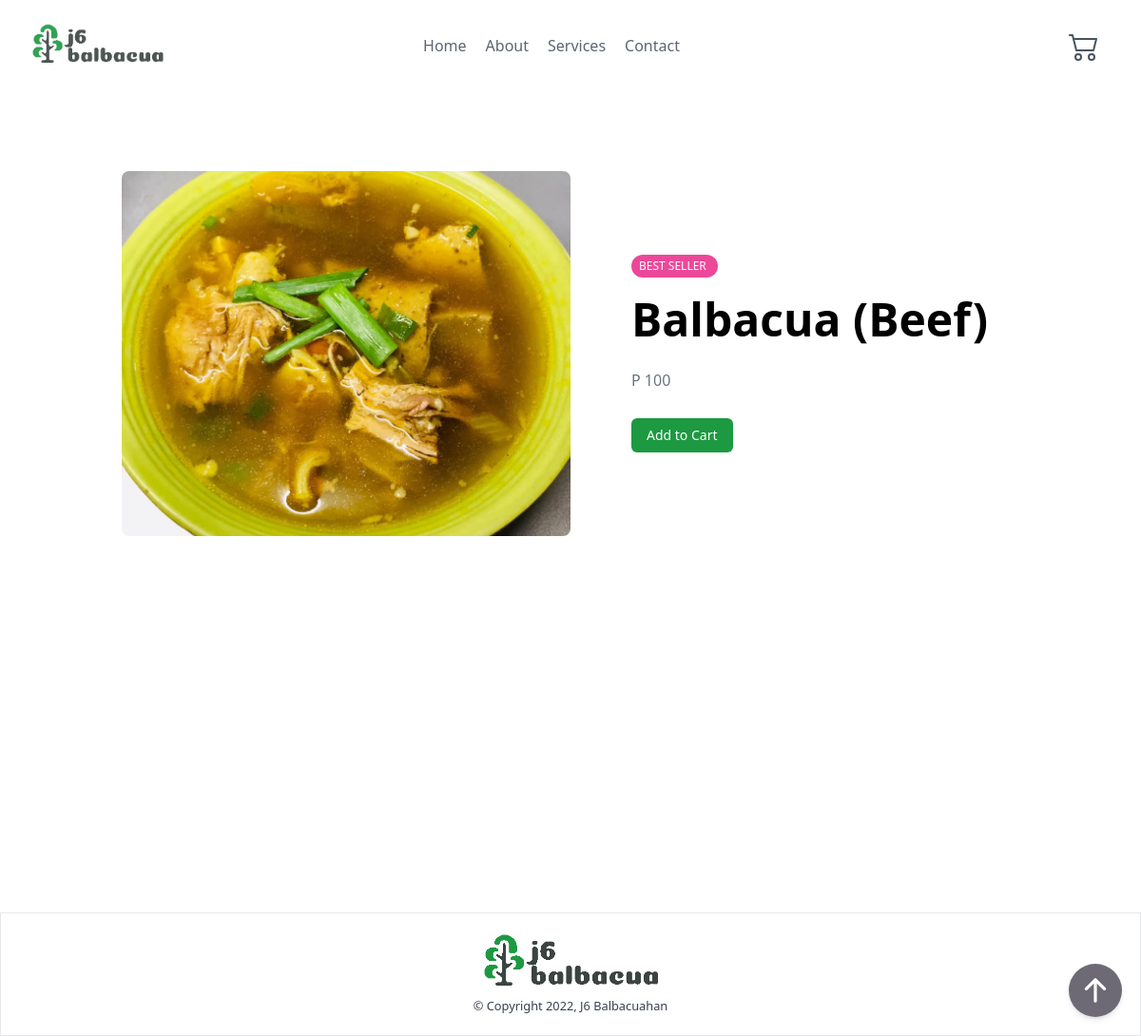
/detail/1/, run on an earlier commit of the app's database.
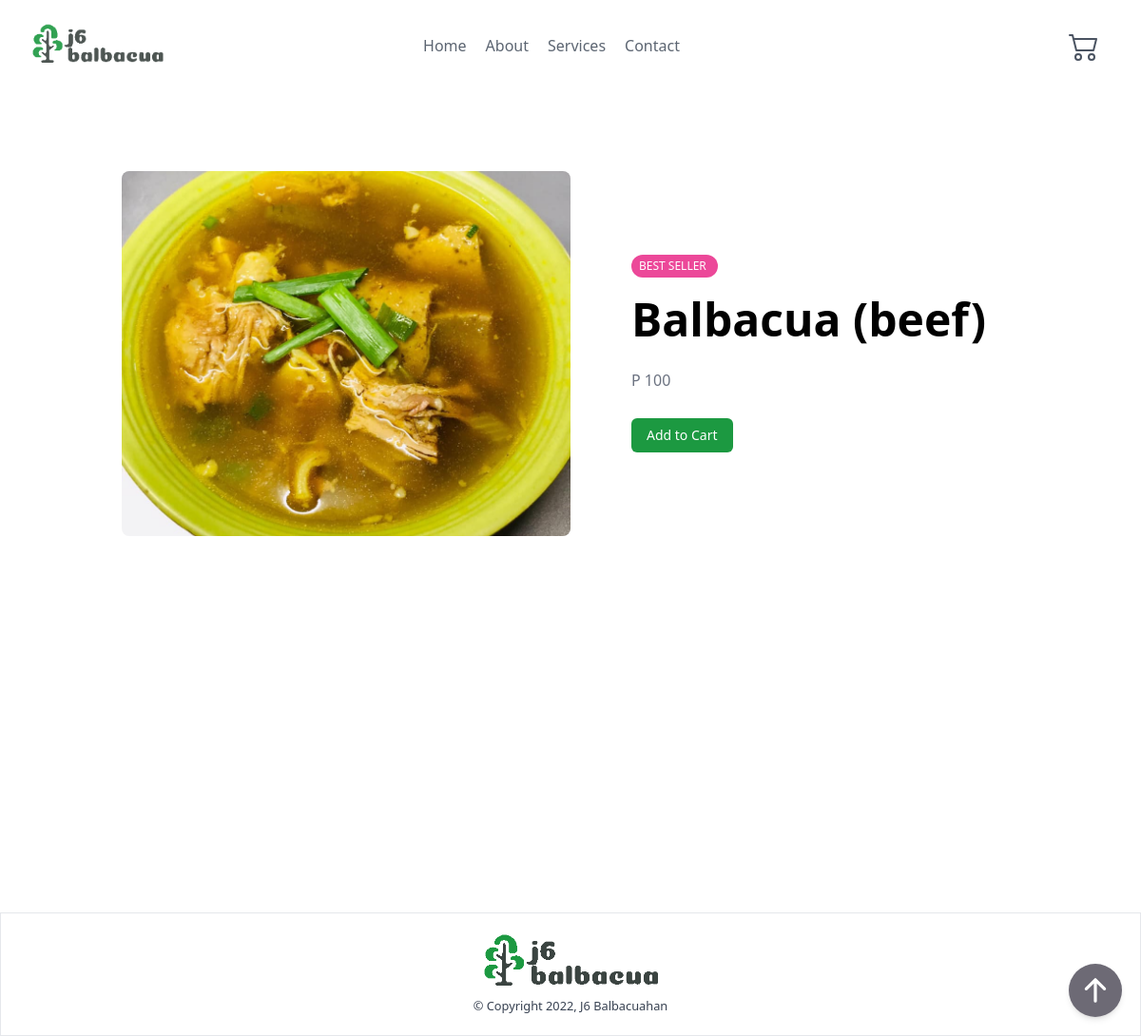
And on a later commit of the database.
### ordering/models.py (models this page shows, shortened)
class Food(models.Model):
    STATUS = [
        ('Best Seller', 'Best Seller' ),
        ('Favorites', 'Favorites' ),
        ('Special', 'Special'),
        ('Out Of Stock','Out Of Stock')
    ]
    name = models.CharField(max_length=255)
    price = models.PositiveIntegerField()
    status = models.CharField(max_length=50, choices=STATUS, default='Favorites')
    food_image = models.ImageField(upload_to ='food_img/', null=True, blank=True)
    created = models.DateTimeField(auto_now_add=True)
    updated = models.DateTimeField(auto_now=True)

### ordering/views.py (the view)
# urls.py: path('detail/<int:pk>/', views.DetailView.as_view(), name="detail-view"),
class DetailView(DetailView):
    template_name = "detail_full_view.html"
    model = Food
    context_object_name = "food"

### templates/detail_full_view.html
{% extends 'base.html' %}
{% block content %}
{% include 'components/header.html' %}
<div class="min-h-screen container mx-auto p-5 mt-16">
    <div class="flex flex-col items-center sm:px-5 md:flex-row">
        <div class="w-full md:w-1/2">
            <a href="{% url 'detail-view' food.pk %}" class="block">
                <img class="object-cover w-full h-full rounded-lg max-h-64 sm:max-h-96" src="{{ food.food_image.url }}">
            </a>
        </div>
        <div class="flex flex-col items-start justify-center w-full h-full py-6 mb-6 md:mb-0 md:w-1/2">
            <div class="flex flex-col items-start justify-center h-full space-y-3 transform md:pl-10 lg:pl-16 md:space-y-5">
                <div class="bg-pink-500  items-center pl-2 pr-3 py-1.5 leading-none rounded-full text-xs font-medium uppercase text-white inline-block">
                    <span>{{food.status}}</span>
                </div>
                <h1 class="text-4xl font-bold leading-none lg:text-5xl xl:text-6xl"><a href="#_">{{food.name}}</a></h1>
                <p class="pt-2 text-gray-500">P {{food.price}}</p>
                <p class="pt-2 text-sm font-medium"><a href="{% url 'add_to_cart' food.pk %}" hx-boost="true" class="mr-1 underline"><button class="px-4 py-2 text-white transition-colors duration-200 transform rounded-md bg-j6primary hover:bg-green-500 focus:outline-none focus:bg-green-500">Add to Cart</button></a></p>
            </div>
        </div>
    </div>
</div>
{% include 'components/footer.html' %}
{% endblock %}

### templates/base.html (shortened to what this page needs)
{% load static %}
<!DOCTYPE html>
<html lang="en">
<head>
    <link rel="stylesheet" href="{% static 'css/output.css' %}">
</head>
<body>
{% block content %}
{% endblock %}
{% include 'components/floating_button.html' %}
</body>
</html>

### templates/components/header.html (shortened to what this page needs)
{% load static %}
<section class="relative w-full px-8 text-gray-700 bg-white opacity-90 body-font">
    <div class="container flex flex-col flex-wrap items-center justify-between py-5 mx-auto md:flex-row max-w-7xl">
        <a href="{% url 'index' %}" class="relative z-10 flex items-center w-auto text-2xl font-extrabold leading-none text-black select-none">
            <img class="h-12" src="{% static 'assets/img/j6-logo.png' %}" alt="">
        </a>
        <nav class="top-0 left-0 z-0 flex items-center justify-center w-full h-full py-5 -ml-0 space-x-5 text-base md:-ml-5 md:py-0 md:absolute">
            <a href="{% url 'index' %}" hx-boost="true" class="relative font-medium leading-6 text-gray-600 transition duration-150 ease-out hover:text-gray-900" x-data="{ hover: false }" @mouseenter="hover = true" @mouseleave="hover = false">
                <span class="block">Home</span>
                <span class="absolute bottom-0 left-0 inline-block w-full h-0.5 -mb-1 overflow-hidden">
                </span>
            </a>
            <a href="{% url 'about' %}" hx-boost="true" class="relative font-medium leading-6 text-gray-600 transition duration-150 ease-out hover:text-gray-900" x-data="{ hover: false }" @mouseenter="hover = true" @mouseleave="hover = false">
                <span class="block">About</span>
                <span class="absolute bottom-0 left-0 inline-block w-full h-0.5 -mb-1 overflow-hidden">
                </span>
            </a>
            <a href="{% url 'service' %}" hx-boost="true" class="relative font-medium leading-6 text-gray-600 transition duration-150 ease-out hover:text-gray-900" x-data="{ hover: false }" @mouseenter="hover = true" @mouseleave="hover = false">
                <span class="block">Services</span>
                <span class="absolute bottom-0 left-0 inline-block w-full h-0.5 -mb-1 overflow-hidden">
                </span>
            </a>
            <a href="{% url 'contact' %}" hx-boost="true" id="contact-button" class="relative font-medium leading-6 text-gray-600 transition duration-150 ease-out hover:text-gray-900" x-data="{ hover: false }" @mouseenter="hover = true" @mouseleave="hover = false">
                <span class="block">Contact</span>
                <span class="absolute bottom-0 left-0 inline-block w-full h-0.5 -mb-1 overflow-hidden">
                </span>
            </a>
        </nav>
        <a id="cart-icon" href="{% url 'cart' %}" hx-boost="true" hx-indicator="#my-indicator" class="relative p-3 cursor-pointer hover:bg-blue-200">
        </a>
    </div>
</section>

### templates/components/footer.html
{% load static %}
<section class="relative w-full px-8 text-gray-700 bg-white border border-t body-font" data-tails-scripts="//unpkg.com/alpinejs">
    <div class="container flex flex-col flex-wrap items-center justify-between py-5 mx-auto md:flex-row max-w-7xl">
        <div class="flex flex-col items-center justify-center mx-auto">
            <img class="h-16" src="{% static 'assets/img/j6-logo.png' %}" alt="logo">
            <p><small>&copy; Copyright 2022, J6 Balbacuahan</small></p>
        </div>
    </div>
</section>

### templates/components/floating_button.html
<button
    x-data
    @click="window.scrollTo({top: 0, behavior: 'smooth'})"
    type="button"
    class="fixed inline-block p-3 text-xs font-medium leading-tight text-white uppercase transition duration-150 ease-in-out bg-[#6D6A75] rounded-full shadow-md hover:bg-[#A19FA8] hover:shadow-lg focus:bg-[#3B3A40] focus:shadow-lg focus:outline-none focus:ring-0 active:bg-[#313036] active:shadow-lg bottom-5 right-5"
    x-transition.opacity
>
    <svg
        xmlns="http://www.w3.org/2000/svg"
        class="w-6 h-6 md:w-8 md:h-8"
        viewBox="0 0 20 20"
        fill="currentColor"
    >
        <path
        fill-rule="evenodd"
        d="M3.293 9.707a1 1 0 010-1.414l6-6a1 1 0 011.414 0l6 6a1 1 0 01-1.414 1.414L11 5.414V17a1 1 0 11-2 0V5.414L4.707 9.707a1 1 0 01-1.414 0z"
        clip-rule="evenodd"
        />
    </svg>
</button>

What changed in the data, as far as the page shows it:
changed Food "BEST SELLER": name "Balbacua (Beef)" → "Balbacua (beef)"
